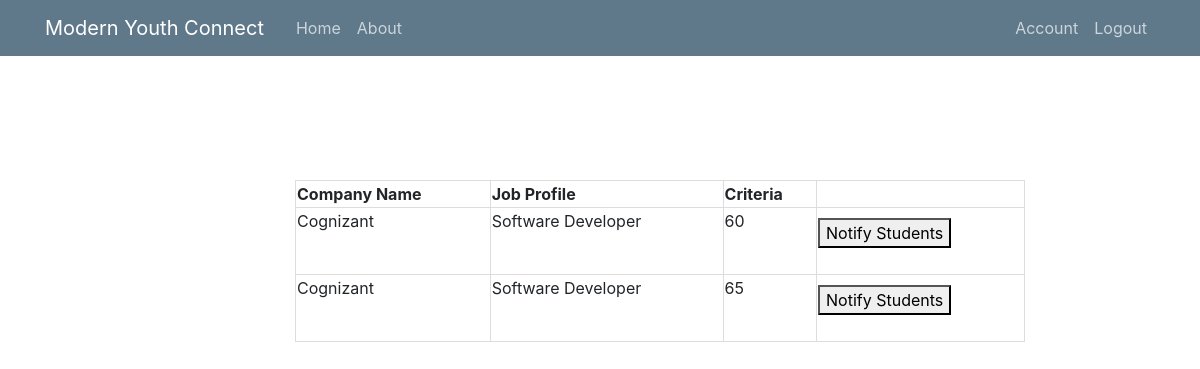
The page /view_job_description (signed in) on the database its author committed.
### Modern_Youth_Connect/models.py (models this page shows)
class Job_description(db.Model):
    id = db.Column(db.Integer, primary_key=True)
    r_id = db.Column(db.Integer, db.ForeignKey('recruiter.id'))
    job_profile = db.Column(db.String)
    skill = db.Column(db.String)
    criteria = db.Column(db.String)
    vacancies = db.Column(db.String)
    recruiter = db.relationship('Recruiter')

class Recruiter(db.Model, UserMixin):
    id = db.Column(db.Integer, primary_key=True)
    company_name = db.Column(db.String)
    username = db.Column(db.String)
    email = db.Column(db.String)
    password = db.Column(db.String)
    company_url = db.Column(db.String)
    job_description = db.relationship("Job_description")

### Modern_Youth_Connect/routes.py (the view)
@app.route('/view_job_description')
def view_job_description():
    jd = Job_description.query.all()
    return render_template('list_job_description.html', job_descriptions=jd)

### Modern_Youth_Connect/models.py (called while the page is built)
@login_manager.user_loader
def load_user(user_id):
    return Student.query.get(int(user_id))

### Modern_Youth_Connect/templates/list_job_description.html
{% extends "layout.html" %}
{% block content %}
{% if job_descriptions %}
        <table>
        <th>Company Name</th>
        <th>Job Profile</th>
        <th>Criteria</th>
        <th></th>
            {% for job_description in job_descriptions %}
                    <tr>
                        <td> <p>{{ job_description.recruiter.company_name }}</p><br></td>
                        <td> <p>{{ job_description.job_profile }}</p><br></td>
                        <td> <p>{{ job_description.criteria }}</p><br></td>
                        <td> <p><button>Notify Students</button></p></td>
                    </tr>
            {% endfor %}
        </table>
    {% else %}
        <div style="text-align: center;">
            <h2>There are No Jobs Description Available</h2>
        </div>
    {% endif %}
{% endblock content %}

### Modern_Youth_Connect/static/new_style.css (style rules this page uses)
html { height: 100%; box-sizing: border-box; }
*, *:before, *:after { box-sizing: inherit; }
body { position: relative; margin: 0; padding-bottom: 6rem; height: 100%; }
table { width: 100% !important; }
table th, table td { border: 1px solid #ddd !important }

### Modern_Youth_Connect/static/main.css (style rules this page uses)
body { margin-top: 5rem; }

### rows shown on the page
Job_description: recruiter.company_name "Cognizant", job_profile "Software Developer", criteria "60"
Job_description: recruiter.company_name "Cognizant", job_profile "Software Developer", criteria "65"
